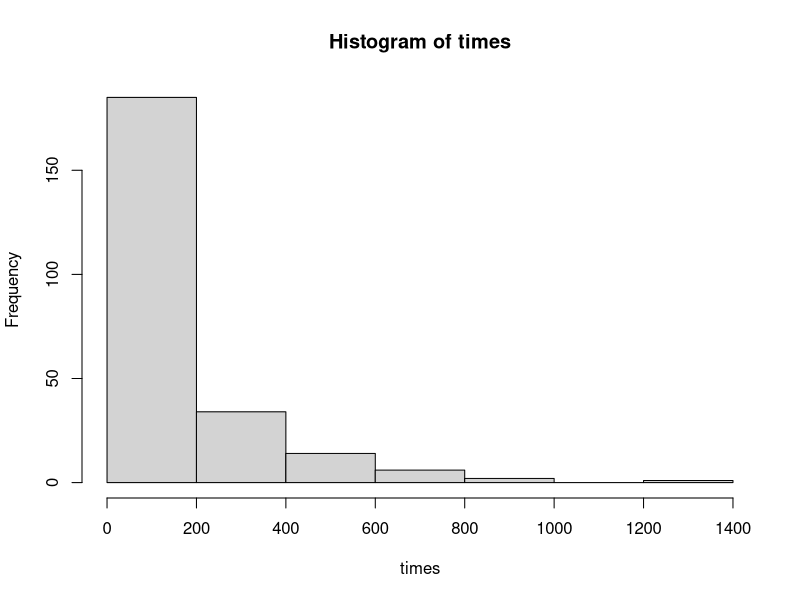
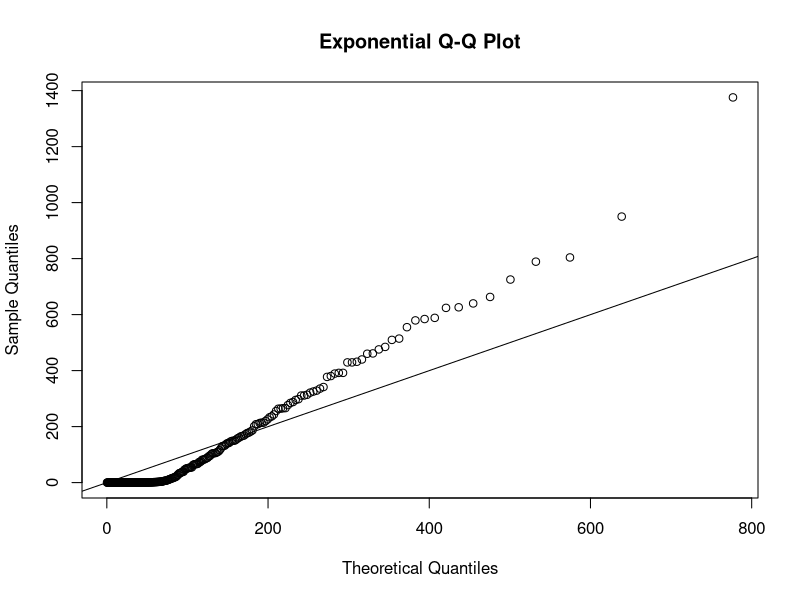
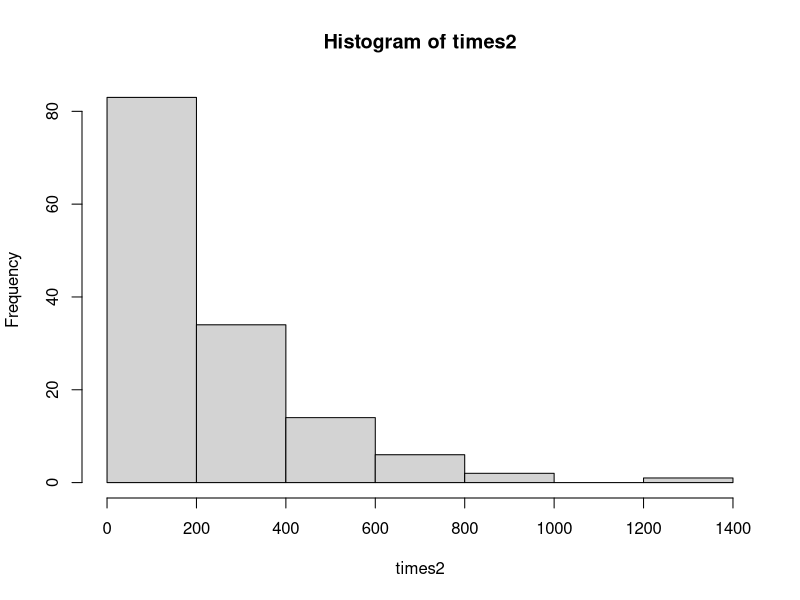
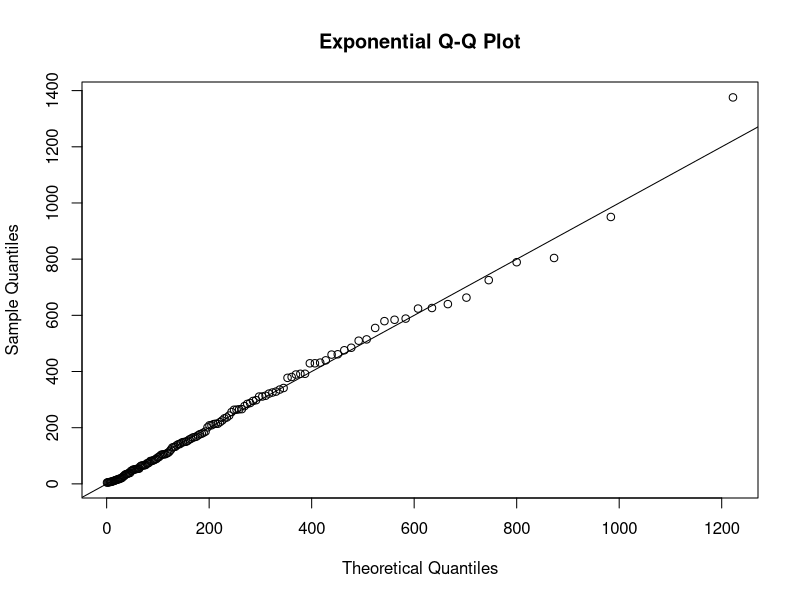

These charts were generated, in order, by the following R code:
setwd("~/Desktop/Ma3/HW 7")
quakes = read.table("SimplifiedEarthquakeCatalog2018.txt")#,header=T)
times = diff(quakes[,1])
hist(times)
mean(times)
sd(times)
plot(qexp(ppoints(times), rate=(1/125.6498)),
     sort(times), main="Exponential Q-Q Plot",
     xlab="Theoretical Quantiles", ylab="Sample Quantiles")
abline(a=0, b=1)
ks.test(times, pexp, rate=1/(125.6498))


times2 = times[times > 4]
hist(times2)
mean(times2)
sd(times2)
plot(qexp(ppoints(times2), rate=1/216.8625),
     sort(times2), main="Exponential Q-Q Plot",
     xlab="Theoretical Quantiles", ylab="Sample Quantiles")
abline(a=0, b=1)
ks.test(times2, pexp, rate=(1/216.8625))

c = 0
for(t in times2){
  if(t < 1600 && t >= 1400)
  c = c + 1
}
c
